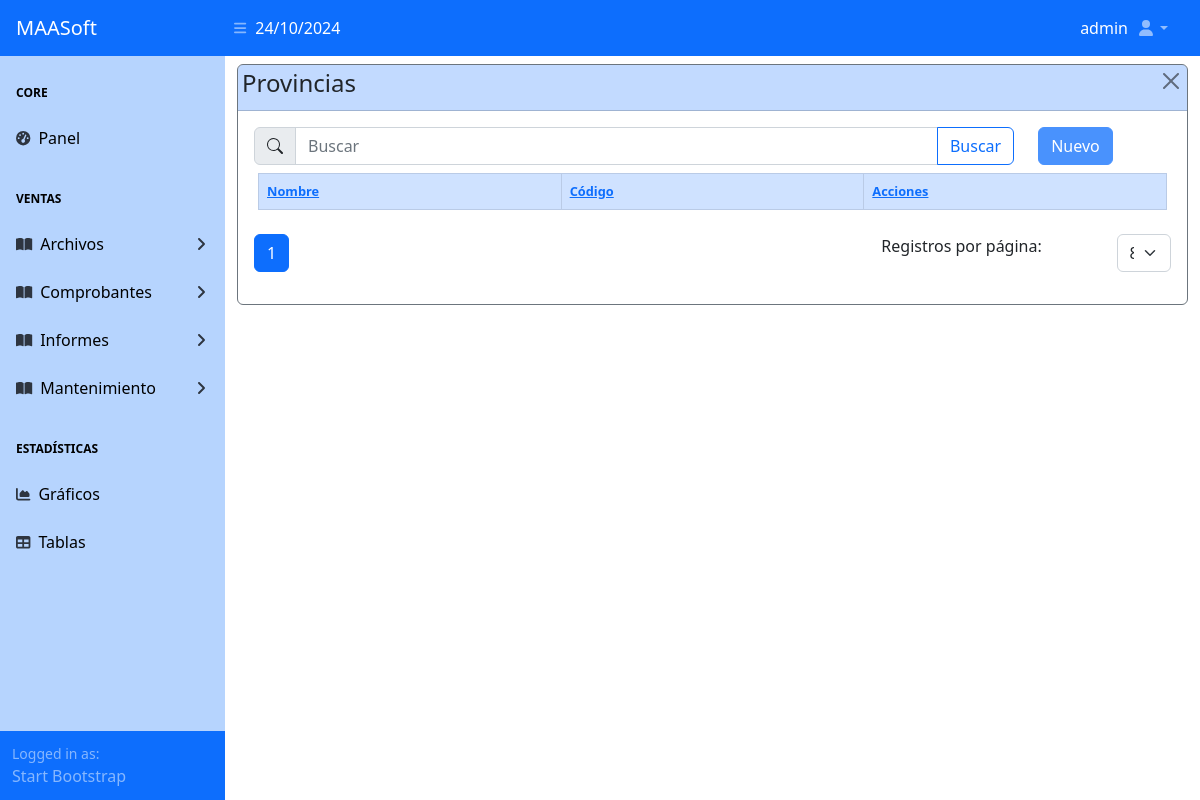
/maestros/provincia/ (signed in), run on an earlier commit of the app's database.
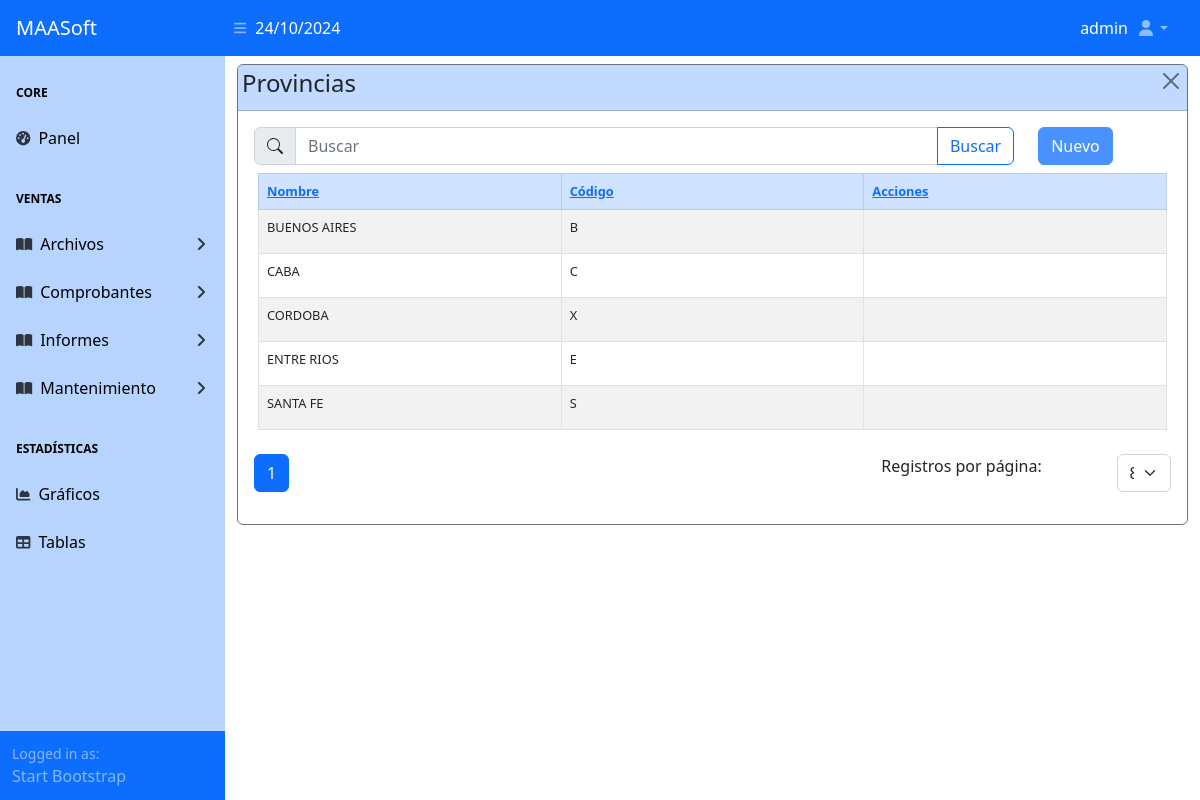
And on a later commit of the database.
### apps/usuarios/models.py (models this page shows)
class User(AbstractUser):
  email = models.EmailField("Correo electrónico")
  email_alt = models.EmailField("Correo alternativo", max_length=50,
                               null=True, blank=True)
  telefono = models.CharField("Teléfono", max_length=9,
                             null=True, blank=True)
  iniciales = models.CharField("Iniciales", max_length=3,
                             null=True, blank=True)
  jerarquia = models.CharField("Jerarquía", max_length=1,
                             null=True, blank=True)
  vendedor = models.BooleanField(default=False, null=True, blank=True)

### apps/maestros/models/base_models.py (models this page shows)
class Provincia(ModeloBaseGenerico):
	id_provincia = models.AutoField(primary_key=True)
	estatus_provincia = models.BooleanField("Estatus", db_column="estatus", default=True,
											choices=ESTATUS_GEN)
	codigo_provincia = models.CharField("Código", db_column="codigo", max_length=1)
	nombre_provincia = models.CharField("Nombre", db_column="nombre", max_length=30)
	def __str__(self):
		return self.nombre_provincia
	class Meta:
		db_table = 'provincia'
		verbose_name = ('Provincia')
		verbose_name_plural = ('Provincias')
		ordering = ['nombre_provincia']

### apps/maestros/views/provincia_views.py (the view)
# urls.py: path('provincia/', ProvinciaListView.as_view(), name='provincia_list'),
class ProvinciaListView(MaestroListView):
	model = ConfigViews.model
	template_name = ConfigViews.template_list
	context_object_name = ConfigViews.context_object_name
	search_fields = DataViewList.search_fields
	ordering = DataViewList.ordering
	extra_context = {
		"master_title": ConfigViews.model._meta.verbose_name_plural,
		"home_view_name": ConfigViews.home_view_name,
		"list_view_name": ConfigViews.list_view_name,
		"create_view_name": ConfigViews.create_view_name,
		"update_view_name": ConfigViews.update_view_name,
		"delete_view_name": ConfigViews.delete_view_name,
		"table_headers": DataViewList.table_headers,
		"table_data": DataViewList.table_data,
	}

### apps/maestros/templatetags/custom_tags.py (called while the page is built)
@register.filter(name='get_attribute')
def get_attribute(value, arg):
    try:
        return getattr(value, arg)
    except AttributeError:
        return None

@register.filter
def get_type(value):
    return type(value).__name__

### apps/maestros/views/cruds_views_generics.py (called while the page is built)
	def get_queryset(self):
		queryset = super().get_queryset()
		paginate_by_param = self.request.GET.get('paginate_by')
		if paginate_by_param is not None:
			try:
				paginate_by_value = int(paginate_by_param)
				self.paginate_by = paginate_by_value
			except ValueError:
				pass
		query = self.request.GET.get('busqueda', None)
		cadena_filtro = ""
		for field in self.search_fields:
			expression = f"Q({field}__icontains='{query}')"
			cadena_filtro += expression + " | "
		cadena_filtro = "(" + cadena_filtro[:-3] + ")"
		if query and cadena_filtro:
			queryset = queryset.filter(eval(cadena_filtro))
		queryset = queryset.order_by(*self.ordering)
		return queryset

	def get_context_data(self, **kwargs):
		context = super().get_context_data(**kwargs)
		context["busqueda"] = self.request.GET.get('busqueda', '')
		context['pagination_options'] = self.pagination_options
		context['selected_pagination'] = int(self.paginate_by)
		context['fecha'] = timezone.now()
		return context

	def get(self, request, *args, **kwargs):
		paginate_by_param = self.request.GET.get('paginate_by')
		if paginate_by_param is not None:
			try:
				paginate_by_value = int(paginate_by_param)
				self.paginate_by = paginate_by_value
			except ValueError:
				pass
		self.request.GET = self.request.GET.copy()
		self.request.GET['paginate_by'] = str(self.paginate_by)
		return super().get(request, *args, **kwargs)

	def get_paginate_by(self, queryset):
		return self.paginate_by

### apps/maestros/templates/maestros/maestro_list.html (shortened to what this page needs)
{% extends 'base.html' %}
{% load static %}
{% load custom_tags %}
{% block header %}
	{% include 'top_nav.html' %}
{% endblock header %}
{% block main %}
	{% block sidebar %}
		{% if user.is_authenticated %}
			{% include 'sidebar.html' %}
		{% endif %}
	{% endblock sidebar %}
	{% block maincomponent %}
		{% block principalcomponent %}
		<div id="layoutSidenav_content">
			<main>
				<div class="container-fluid tbl-container">
					<div class="card border-secondary mb-3 mt-2">
						<div class="card-header bg-primary bg-opacity-25 text-dark d-flex
								justify-content-between p-1">
							<h4>{{ master_title }}</h4>
							<button type="button" class="btn-close btn-close-blue"
								aria-label="Close"
								onclick="window.location.href='{% url home_view_name %}'">
							</button>
						</div>
						<div class="card-body">
							<div class="row">
								<div class="col col-10">
									{% include 'buscador.html' %}
								</div>
								<div class="col col-2">
									<a href="{% url create_view_name %}"
											class="btn btn-primary opacity-75">
										Nuevo
									</a>
								</div>
							</div>
							<div class="row tbl-fixed my-2 mx-1">
								<table class="table table-bordered table-striped table-hover">
									<thead class="table-primary">
										{% for key, value in table_headers.items %}
											<th class="col-{{ value.0 }}">
												<a href="{% url list_view_name %}?order_by={{ key }}">
													{{ value.1 }}
												</a>
											</th>
										{% endfor %}
									</thead>
									<tbody>
										{% for objeto in objetos %}
											<tr>
												{% for data_info in table_data %}
													{% with objeto|get_attribute:data_info.field_name as field_value %}
														{% if field_value|get_type == 'bool' %}
															<td>
																{% if field_value %}
																	<i class="fa fa-check text-success"></i>
																{% else %}
																	<i class="fa fa-times text-danger"></i>
																{% endif %}
															</td>
														{% else %}
															{% if data_info.date_format %}
																<td>{{ objeto|get_attribute:data_info.field_name|default:"" |date:data_info.date_format }}</td>
															{% else %}
																<td>{{ objeto|get_attribute:data_info.field_name|default:"" }}</td>
															{% endif %}
														{% endif %}
													{% endwith %}
												{% endfor %}
												<td>
												</td>
											</tr>
										{% endfor %}
									</tbody>
								</table>
							</div>
							{% block paginador %}
								{% include 'paginador.html' %}
							{% endblock paginador %}
						</div>
					</div>
				</div>
			</main>
		</div>
		{% endblock principalcomponent %}
	{% endblock maincomponent %}
{% endblock main %}

### templates/base.html (shortened to what this page needs)
{% load static %}
<!doctype html>
<html lang="es">
	<head>
		<link rel="stylesheet" href="https://cdn.jsdelivr.net/npm/bootstrap@5.3.3/dist/css/bootstrap.min.css">
		<link rel="stylesheet" href="https://cdn.jsdelivr.net/npm/bootstrap-icons@1.11.3/font/bootstrap-icons.min.css">
		<link rel="stylesheet" href="https://unpkg.com/bs-brain@2.0.4/components/logins/login-9/assets/css/login-9.css">
		<link rel="stylesheet" href="{% static 'css/styles.css' %}">
		<link rel="stylesheet" href="{% static 'css/botones.css' %}">
	</head>
	<body class="sb-nav-fixed">
		{% block header %}
		{% endblock header %}
		<div id="layoutSidenav">
			{% block main %}{% endblock main %}
		</div>
	</body>
</html>

### templates/top_nav.html (shortened to what this page needs)
<nav class="sb-topnav navbar navbar-expand navbar-dark bg-primary">
	<a class="navbar-brand ps-3" href="{% url 'home' %}">MAASoft</a>
	<button class="btn btn-link btn-sm order-1 order-lg-0 me-4 me-lg-0" id="sidebarToggle" href="#!"><i class="fas fa-bars"></i></button>
	<div class="col-auto align-self-center text-white flex-fill">
		{{ fecha.date|date:"d/m/Y" }}
	</div>
	<div class="col-auto align-self-center text-white">
		{% if user.is_authenticated %}
			{% if user.first_name%}
				{{user.first_name}} {{user.last_name}}
			{% else %}
				{{ user }}
			{% endif %}
		{% endif %}
	</div>
	<ul class="navbar-nav ms-auto ms-md-0 me-3 me-lg-4">
		<li class="nav-item dropdown">
			<a class="nav-link dropdown-toggle" id="navbarDropdown" href="#" role="button" data-bs-toggle="dropdown" aria-expanded="false"><i class="fas fa-user fa-fw"></i></a>
		</li>
	</ul>
</nav>

### templates/sidebar.html (shortened to what this page needs)
<div id="layoutSidenav_nav">
	<nav class="sb-sidenav accordion sb-sidenav-blue" id="sidenavAccordion">
		<div class="sb-sidenav-menu">
			<div class="nav">
				<div class="sb-sidenav-menu-heading">Core</div>
				<a class="nav-link" href="{% url 'home' %}">
					<div class="sb-nav-link-icon"><i class="fas fa-tachometer-alt"></i></div>
					Panel
				</a>
				<div class="sb-sidenav-menu-heading">Ventas</div>
				<a class="nav-link collapsed" href="#" data-bs-toggle="collapse" data-bs-target="#collapseFiles" aria-expanded="false" aria-controls="collapseFiles">
					<div class="sb-nav-link-icon"><i class="fas fa-book-open"></i></div>
					Archivos
					<div class="sb-sidenav-collapse-arrow"><i class="fas fa-angle-down"></i></div>
				</a>
				<a class="nav-link collapsed" href="#" data-bs-toggle="collapse" data-bs-target="#collapseProcesses" aria-expanded="false" aria-controls="collapseProcesses">
					<div class="sb-nav-link-icon"><i class="fas fa-book-open"></i></div>
					Comprobantes
					<div class="sb-sidenav-collapse-arrow"><i class="fas fa-angle-down"></i></div>
				</a>
				<a class="nav-link collapsed" href="#" data-bs-toggle="collapse" data-bs-target="#collapseReports" aria-expanded="false" aria-controls="collapseReports">
					<div class="sb-nav-link-icon"><i class="fas fa-book-open"></i></div>
					Informes
					<div class="sb-sidenav-collapse-arrow"><i class="fas fa-angle-down"></i></div>
				</a>
				<a class="nav-link collapsed" href="#" data-bs-toggle="collapse" data-bs-target="#collapseOptions" aria-expanded="false" aria-controls="collapseOptions">
					<div class="sb-nav-link-icon"><i class="fas fa-book-open"></i></div>
					Mantenimiento
					<div class="sb-sidenav-collapse-arrow"><i class="fas fa-angle-down"></i></div>
				</a>
				<div class="sb-sidenav-menu-heading">Estadísticas</div>
				<a class="nav-link" href="charts.html">
					<div class="sb-nav-link-icon"><i class="fas fa-chart-area"></i></div>
					Gráficos
				</a>
				<a class="nav-link" href="tables.html">
					<div class="sb-nav-link-icon"><i class="fas fa-table"></i></div>
					Tablas
				</a>
			</div>
		</div>
		<div class="sb-sidenav-footer">
			<div class="small">Logged in as:</div>
			Start Bootstrap
		</div>
	</nav>
</div>

### templates/buscador.html (shortened to what this page needs)
<form method="get" action="{% url list_view_name %}">
    <div class="input-group flex-nowrap">
        <span class="input-group-text">
        </span>
        <input type="text" class="form-control" name="busqueda" value="{{ request.GET.busqueda }}" placeholder="Buscar">
        <button type="submit" class="btn btn-outline-primary">Buscar</button>
    </div>
</form>

### templates/paginador.html (shortened to what this page needs)
<nav aria-label="Page navigation example">
    <div class="row">
        <div class="col col-8">
            <ul class="pagination">
                {% for i in page_obj.paginator.page_range|slice:":5" %}
                    <li class="page-item {% if page_obj.number == i %}active{% endif %}">
                        <a class="page-link" href="?page={{ i }}{% if request.GET.busqueda %}&busqueda={{ request.GET.busqueda }}{% endif %}{% if request.GET.paginate_by %}&paginate_by={{ request.GET.paginate_by }}{% endif %}">{{ i }}</a>
                    </li>
                {% endfor %}
            </ul>
        </div>
        <div class="col col-3 justify-content-end">
            <label for="pagination">Registros por página:</label>
        </div>
        <div class="col col-1">
            <form method="get">
                <select class="form-select" name="paginate_by" id="pagination" onchange="this.form.submit()">
                    {% for option in pagination_options %}
                        <option value="{{ option }}" {% if selected_pagination == option %}selected{% endif %}>
                            {{ option }}
                        </option>
                    {% endfor %}
                </select>
            </form>
        </div>
    </div>
</nav>

What changed in the data, as far as the page shows it:
added Provincia: table_data "BUENOS AIRES" "B"
added Provincia: table_data "CABA" "C"
added Provincia: table_data "CORDOBA" "X"
added Provincia: table_data "ENTRE RIOS" "E"
added Provincia: table_data "SANTA FE" "S"
